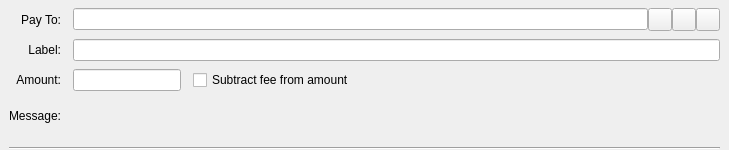
<?xml version="1.0" encoding="UTF-8"?>
<ui version="4.0">
 <class>SendCoinsEntry</class>
 <widget class="QStackedWidget" name="SendCoinsEntry">
  <property name="geometry">
   <rect>
    <x>0</x>
    <y>0</y>
    <width>729</width>
    <height>150</height>
   </rect>
  </property>
  <property name="focusPolicy">
   <enum>Qt::TabFocus</enum>
  </property>
  <property name="autoFillBackground">
   <bool>false</bool>
  </property>
  <widget class="QFrame" name="SendCoins">
   <property name="sizePolicy">
    <sizepolicy hsizetype="Preferred" vsizetype="Preferred">
     <horstretch>0</horstretch>
     <verstretch>0</verstretch>
    </sizepolicy>
   </property>
   <property name="frameShape">
    <enum>QFrame::NoFrame</enum>
   </property>
   <layout class="QGridLayout" name="gridLayout">
    <property name="topMargin">
     <number>8</number>
    </property>
    <property name="bottomMargin">
     <number>0</number>
    </property>
    <property name="horizontalSpacing">
     <number>12</number>
    </property>
    <property name="verticalSpacing">
     <number>8</number>
    </property>
    <item row="1" column="0">
     <widget class="QLabel" name="labelForLabel">
      <property name="text">
       <string>Label:</string>
      </property>
      <property name="alignment">
       <set>Qt::AlignRight|Qt::AlignTrailing|Qt::AlignVCenter</set>
      </property>
      <property name="buddy">
       <cstring>addAsLabel</cstring>
      </property>
     </widget>
    </item>
    <item row="3" column="0">
     <widget class="QLabel" name="messageLabel">
      <property name="text">
       <string>Message:</string>
      </property>
      <property name="alignment">
       <set>Qt::AlignRight|Qt::AlignTrailing|Qt::AlignVCenter</set>
      </property>
     </widget>
    </item>
    <item row="2" column="0">
     <widget class="QLabel" name="amountLabel">
      <property name="text">
       <string>Amount:</string>
      </property>
      <property name="alignment">
       <set>Qt::AlignRight|Qt::AlignTrailing|Qt::AlignVCenter</set>
      </property>
      <property name="buddy">
       <cstring>payAmount</cstring>
      </property>
     </widget>
    </item>
    <item row="2" column="1">
     <layout class="QHBoxLayout" name="horizontalLayoutForAmount" stretch="0,0,1">
      <item>
       <widget class="CoinAmountField" name="payAmount"/>
      </item>
      <item>
       <spacer name="horizontalSpacer">
        <property name="orientation">
         <enum>Qt::Horizontal</enum>
        </property>
        <property name="sizeHint" stdset="0">
         <size>
          <width>12</width>
          <height>2</height>
         </size>
        </property>
       </spacer>
      </item>
      <item>
       <widget class="QCheckBox" name="subtractFeeFromAmountCheckbox">
        <property name="text">
         <string>Subtract fee from amount</string>
        </property>
       </widget>
      </item>
     </layout>
    </item>
    <item row="6" column="0" colspan="2">
     <widget class="Line" name="horizontalLine">
      <property name="frameShadow">
       <enum>QFrame::Sunken</enum>
      </property>
      <property name="lineWidth">
       <number>1</number>
      </property>
      <property name="orientation">
       <enum>Qt::Horizontal</enum>
      </property>
     </widget>
    </item>
    <item row="0" column="0">
     <widget class="QLabel" name="payToLabel">
      <property name="text">
       <string>Pay To:</string>
      </property>
      <property name="alignment">
       <set>Qt::AlignRight|Qt::AlignTrailing|Qt::AlignVCenter</set>
      </property>
      <property name="buddy">
       <cstring>payTo</cstring>
      </property>
     </widget>
    </item>
    <item row="1" column="1">
     <widget class="QLineEdit" name="addAsLabel">
      <property name="toolTip">
       <string>Enter a label for this address to add it to the list of used addresses</string>
      </property>
     </widget>
    </item>
    <item row="0" column="1">
     <layout class="QHBoxLayout" name="payToLayout">
      <property name="spacing">
       <number>0</number>
      </property>
      <item>
       <widget class="QValidatedLineEdit" name="payTo">
        <property name="toolTip">
         <string>The Dogecoin address to send the payment to</string>
        </property>
       </widget>
      </item>
      <item>
       <widget class="QToolButton" name="addressBookButton">
        <property name="toolTip">
         <string>Choose previously used address</string>
        </property>
        <property name="text">
         <string notr="true"/>
        </property>
        <property name="icon">
         <iconset resource="../dogecoin.qrc">
          <normaloff>:/icons/address-book</normaloff>:/icons/address-book</iconset>
        </property>
       </widget>
      </item>
      <item>
       <widget class="QToolButton" name="pasteButton">
        <property name="toolTip">
         <string>Paste address from clipboard</string>
        </property>
        <property name="text">
         <string/>
        </property>
        <property name="icon">
         <iconset resource="../dogecoin.qrc">
          <normaloff>:/icons/editpaste</normaloff>:/icons/editpaste</iconset>
        </property>
       </widget>
      </item>
      <item>
       <widget class="QToolButton" name="deleteButton">
        <property name="toolTip">
         <string>Remove this entry</string>
        </property>
        <property name="text">
         <string/>
        </property>
        <property name="icon">
         <iconset resource="../dogecoin.qrc">
          <normaloff>:/icons/remove</normaloff>:/icons/remove</iconset>
        </property>
       </widget>
      </item>
     </layout>
    </item>
    <item row="3" column="1">
     <widget class="QLabel" name="paymentMessageText">
      <property name="toolTip">
       <string>A message that was attached to the dogecoin: URI which will be stored with the transaction. This message will not be sent over the network</string>
      </property>
      <property name="textFormat">
       <enum>Qt::PlainText</enum>
      </property>
     </widget>
    </item>
    <item row="4" column="1">
     <spacer name="vSpacerBeforeHLine">
      <property name="orientation">
       <enum>Qt::Vertical</enum>
      </property>
      <property name="sizeType">
       <enum>QSizePolicy::Fixed</enum>
      </property>
      <property name="sizeHint" stdset="0">
       <size>
        <width>6</width>
        <height>6</height>
       </size>
      </property>
     </spacer>
    </item>
   </layout>
  </widget>
  <widget class="QFrame" name="SendCoins_UnauthenticatedPaymentRequest">
   <property name="palette">
    <palette>
     <active>
      <colorrole role="WindowText">
       <brush brushstyle="SolidPattern">
        <color alpha="255">
         <red>0</red>
         <green>0</green>
         <blue>0</blue>
        </color>
       </brush>
      </colorrole>
      <colorrole role="Button">
       <brush brushstyle="SolidPattern">
        <color alpha="255">
         <red>255</red>
         <green>255</green>
         <blue>127</blue>
        </color>
       </brush>
      </colorrole>
      <colorrole role="Light">
       <brush brushstyle="SolidPattern">
        <color alpha="255">
         <red>255</red>
         <green>255</green>
         <blue>255</blue>
        </color>
       </brush>
      </colorrole>
      <colorrole role="Midlight">
       <brush brushstyle="SolidPattern">
        <color alpha="255">
         <red>255</red>
         <green>255</green>
         <blue>191</blue>
        </color>
       </brush>
      </colorrole>
      <colorrole role="Dark">
       <brush brushstyle="SolidPattern">
        <color alpha="255">
         <red>127</red>
         <green>127</green>
         <blue>63</blue>
        </color>
       </brush>
      </colorrole>
      <colorrole role="Mid">
       <brush brushstyle="SolidPattern">
        <color alpha="255">
         <red>170</red>
         <green>170</green>
         <blue>84</blue>
        </color>
       </brush>
      </colorrole>
      <colorrole role="Text">
       <brush brushstyle="SolidPattern">
        <color alpha="255">
         <red>0</red>
         <green>0</green>
         <blue>0</blue>
        </color>
       </brush>
      </colorrole>
      <colorrole role="BrightText">
       <brush brushstyle="SolidPattern">
        <color alpha="255">
         <red>255</red>
         <green>255</green>
         <blue>255</blue>
        </color>
       </brush>
      </colorrole>
      <colorrole role="ButtonText">
       <brush brushstyle="SolidPattern">
        <color alpha="255">
         <red>0</red>
         <green>0</green>
         <blue>0</blue>
        </color>
       </brush>
      </colorrole>
      <colorrole role="Base">
       <brush brushstyle="SolidPattern">
        <color alpha="255">
         <red>255</red>
         <green>255</green>
         <blue>255</blue>
        </color>
       </brush>
      </colorrole>
      <colorrole role="Window">
       <brush brushstyle="SolidPattern">
        <color alpha="255">
         <red>255</red>
         <green>255</green>
         <blue>127</blue>
        </color>
       </brush>
      </colorrole>
      <colorrole role="Shadow">
       <brush brushstyle="SolidPattern">
        <color alpha="255">
         <red>0</red>
         <green>0</green>
         <blue>0</blue>
        </color>
       </brush>
      </colorrole>
      <colorrole role="AlternateBase">
       <brush brushstyle="SolidPattern">
        <color alpha="255">
         <red>255</red>
         <green>255</green>
         <blue>191</blue>
        </color>
       </brush>
      </colorrole>
      <colorrole role="ToolTipBase">
       <brush brushstyle="SolidPattern">
        <color alpha="255">
         <red>255</red>
         <green>255</green>
         <blue>220</blue>
        </color>
       </brush>
      </colorrole>
      <colorrole role="ToolTipText">
       <brush brushstyle="SolidPattern">
        <color alpha="255">
         <red>0</red>
         <green>0</green>
         <blue>0</blue>
        </color>
       </brush>
      </colorrole>
     </active>
     <inactive>
      <colorrole role="WindowText">
       <brush brushstyle="SolidPattern">
        <color alpha="255">
         <red>0</red>
         <green>0</green>
         <blue>0</blue>
        </color>
       </brush>
      </colorrole>
      <colorrole role="Button">
       <brush brushstyle="SolidPattern">
        <color alpha="255">
         <red>255</red>
         <green>255</green>
         <blue>127</blue>
        </color>
       </brush>
      </colorrole>
      <colorrole role="Light">
       <brush brushstyle="SolidPattern">
        <color alpha="255">
         <red>255</red>
         <green>255</green>
         <blue>255</blue>
        </color>
       </brush>
      </colorrole>
      <colorrole role="Midlight">
       <brush brushstyle="SolidPattern">
        <color alpha="255">
         <red>255</red>
         <green>255</green>
         <blue>191</blue>
        </color>
       </brush>
      </colorrole>
      <colorrole role="Dark">
       <brush brushstyle="SolidPattern">
        <color alpha="255">
         <red>127</red>
         <green>127</green>
         <blue>63</blue>
        </color>
       </brush>
      </colorrole>
      <colorrole role="Mid">
       <brush brushstyle="SolidPattern">
        <color alpha="255">
         <red>170</red>
         <green>170</green>
         <blue>84</blue>
        </color>
       </brush>
      </colorrole>
      <colorrole role="Text">
       <brush brushstyle="SolidPattern">
        <color alpha="255">
         <red>0</red>
         <green>0</green>
         <blue>0</blue>
        </color>
       </brush>
      </colorrole>
      <colorrole role="BrightText">
       <brush brushstyle="SolidPattern">
        <color alpha="255">
         <red>255</red>
         <green>255</green>
         <blue>255</blue>
        </color>
       </brush>
      </colorrole>
      <colorrole role="ButtonText">
       <brush brushstyle="SolidPattern">
        <color alpha="255">
         <red>0</red>
         <green>0</green>
         <blue>0</blue>
        </color>
       </brush>
      </colorrole>
      <colorrole role="Base">
       <brush brushstyle="SolidPattern">
        <color alpha="255">
         <red>255</red>
         <green>255</green>
         <blue>255</blue>
        </color>
       </brush>
      </colorrole>
      <colorrole role="Window">
       <brush brushstyle="SolidPattern">
        <color alpha="255">
         <red>255</red>
         <green>255</green>
         <blue>127</blue>
        </color>
       </brush>
      </colorrole>
      <colorrole role="Shadow">
       <brush brushstyle="SolidPattern">
        <color alpha="255">
         <red>0</red>
         <green>0</green>
         <blue>0</blue>
        </color>
       </brush>
      </colorrole>
      <colorrole role="AlternateBase">
       <brush brushstyle="SolidPattern">
        <color alpha="255">
         <red>255</red>
         <green>255</green>
         <blue>191</blue>
        </color>
       </brush>
      </colorrole>
      <colorrole role="ToolTipBase">
       <brush brushstyle="SolidPattern">
        <color alpha="255">
         <red>255</red>
         <green>255</green>
         <blue>220</blue>
        </color>
       </brush>
      </colorrole>
      <colorrole role="ToolTipText">
       <brush brushstyle="SolidPattern">
        <color alpha="255">
         <red>0</red>
         <green>0</green>
         <blue>0</blue>
        </color>
       </brush>
      </colorrole>
     </inactive>
     <disabled>
      <colorrole role="WindowText">
       <brush brushstyle="SolidPattern">
        <color alpha="255">
         <red>127</red>
         <green>127</green>
         <blue>63</blue>
        </color>
       </brush>
      </colorrole>
      <colorrole role="Button">
       <brush brushstyle="SolidPattern">
        <color alpha="255">
         <red>255</red>
         <green>255</green>
         <blue>127</blue>
        </color>
       </brush>
      </colorrole>
      <colorrole role="Light">
       <brush brushstyle="SolidPattern">
        <color alpha="255">
         <red>255</red>
         <green>255</green>
         <blue>255</blue>
        </color>
       </brush>
      </colorrole>
      <colorrole role="Midlight">
       <brush brushstyle="SolidPattern">
        <color alpha="255">
         <red>255</red>
         <green>255</green>
         <blue>191</blue>
        </color>
       </brush>
      </colorrole>
      <colorrole role="Dark">
       <brush brushstyle="SolidPattern">
        <color alpha="255">
         <red>127</red>
         <green>127</green>
         <blue>63</blue>
        </color>
       </brush>
      </colorrole>
      <colorrole role="Mid">
       <brush brushstyle="SolidPattern">
        <color alpha="255">
         <red>170</red>
         <green>170</green>
         <blue>84</blue>
        </color>
       </brush>
      </colorrole>
      <colorrole role="Text">
       <brush brushstyle="SolidPattern">
        <color alpha="255">
         <red>127</red>
         <green>127</green>
         <blue>63</blue>
        </color>
       </brush>
      </colorrole>
      <colorrole role="BrightText">
       <brush brushstyle="SolidPattern">
        <color alpha="255">
         <red>255</red>
         <green>255</green>
         <blue>255</blue>
        </color>
       </brush>
      </colorrole>
      <colorrole role="ButtonText">
       <brush brushstyle="SolidPattern">
        <color alpha="255">
         <red>127</red>
         <green>127</green>
         <blue>63</blue>
        </color>
       </brush>
      </colorrole>
      <colorrole role="Base">
       <brush brushstyle="SolidPattern">
        <color alpha="255">
         <red>255</red>
         <green>255</green>
         <blue>127</blue>
        </color>
       </brush>
      </colorrole>
      <colorrole role="Window">
       <brush brushstyle="SolidPattern">
        <color alpha="255">
         <red>255</red>
         <green>255</green>
         <blue>127</blue>
        </color>
       </brush>
      </colorrole>
      <colorrole role="Shadow">
       <brush brushstyle="SolidPattern">
        <color alpha="255">
         <red>0</red>
         <green>0</green>
         <blue>0</blue>
        </color>
       </brush>
      </colorrole>
      <colorrole role="AlternateBase">
       <brush brushstyle="SolidPattern">
        <color alpha="255">
         <red>255</red>
         <green>255</green>
         <blue>127</blue>
        </color>
       </brush>
      </colorrole>
      <colorrole role="ToolTipBase">
       <brush brushstyle="SolidPattern">
        <color alpha="255">
         <red>255</red>
         <green>255</green>
         <blue>220</blue>
        </color>
       </brush>
      </colorrole>
      <colorrole role="ToolTipText">
       <brush brushstyle="SolidPattern">
        <color alpha="255">
         <red>0</red>
         <green>0</green>
         <blue>0</blue>
        </color>
       </brush>
      </colorrole>
     </disabled>
    </palette>
   </property>
   <property name="toolTip">
    <string>This is an unauthenticated payment request</string>
   </property>
   <property name="autoFillBackground">
    <bool>true</bool>
   </property>
   <property name="frameShape">
    <enum>QFrame::NoFrame</enum>
   </property>
   <layout class="QGridLayout" name="gridLayout_is">
    <property name="spacing">
     <number>12</number>
    </property>
    <item row="0" column="0">
     <widget class="QLabel" name="payToLabel_is">
      <property name="text">
       <string>Pay To:</string>
      </property>
      <property name="alignment">
       <set>Qt::AlignRight|Qt::AlignTrailing|Qt::AlignVCenter</set>
      </property>
     </widget>
    </item>
    <item row="0" column="1">
     <layout class="QHBoxLayout" name="payToLayout_is">
      <property name="spacing">
       <number>0</number>
      </property>
      <item>
       <widget class="QLabel" name="payTo_is"/>
      </item>
      <item>
       <widget class="QToolButton" name="deleteButton_is">
        <property name="toolTip">
         <string>Remove this entry</string>
        </property>
        <property name="text">
         <string/>
        </property>
        <property name="icon">
         <iconset resource="../dogecoin.qrc">
          <normaloff>:/icons/remove</normaloff>:/icons/remove</iconset>
        </property>
       </widget>
      </item>
     </layout>
    </item>
    <item row="1" column="0">
     <widget class="QLabel" name="memoLabel_is">
      <property name="text">
       <string>Memo:</string>
      </property>
      <property name="alignment">
       <set>Qt::AlignRight|Qt::AlignTrailing|Qt::AlignVCenter</set>
      </property>
     </widget>
    </item>
    <item row="1" column="1">
     <widget class="QLabel" name="memoTextLabel_is">
      <property name="textFormat">
       <enum>Qt::PlainText</enum>
      </property>
     </widget>
    </item>
    <item row="2" column="0">
     <widget class="QLabel" name="amountLabel_is">
      <property name="text">
       <string>Amount:</string>
      </property>
      <property name="alignment">
       <set>Qt::AlignRight|Qt::AlignTrailing|Qt::AlignVCenter</set>
      </property>
      <property name="buddy">
       <cstring>payAmount_is</cstring>
      </property>
     </widget>
    </item>
    <item row="2" column="1">
     <widget class="CoinAmountField" name="payAmount_is">
      <property name="acceptDrops">
       <bool>false</bool>
      </property>
     </widget>
    </item>
   </layout>
  </widget>
  <widget class="QFrame" name="SendCoins_AuthenticatedPaymentRequest">
   <property name="palette">
    <palette>
     <active>
      <colorrole role="WindowText">
       <brush brushstyle="SolidPattern">
        <color alpha="255">
         <red>0</red>
         <green>0</green>
         <blue>0</blue>
        </color>
       </brush>
      </colorrole>
      <colorrole role="Button">
       <brush brushstyle="SolidPattern">
        <color alpha="255">
         <red>140</red>
         <green>232</green>
         <blue>119</blue>
        </color>
       </brush>
      </colorrole>
      <colorrole role="Light">
       <brush brushstyle="SolidPattern">
        <color alpha="255">
         <red>230</red>
         <green>255</green>
         <blue>224</blue>
        </color>
       </brush>
      </colorrole>
      <colorrole role="Midlight">
       <brush brushstyle="SolidPattern">
        <color alpha="255">
         <red>185</red>
         <green>243</green>
         <blue>171</blue>
        </color>
       </brush>
      </colorrole>
      <colorrole role="Dark">
       <brush brushstyle="SolidPattern">
        <color alpha="255">
         <red>70</red>
         <green>116</green>
         <blue>59</blue>
        </color>
       </brush>
      </colorrole>
      <colorrole role="Mid">
       <brush brushstyle="SolidPattern">
        <color alpha="255">
         <red>93</red>
         <green>155</green>
         <blue>79</blue>
        </color>
       </brush>
      </colorrole>
      <colorrole role="Text">
       <brush brushstyle="SolidPattern">
        <color alpha="255">
         <red>0</red>
         <green>0</green>
         <blue>0</blue>
        </color>
       </brush>
      </colorrole>
      <colorrole role="BrightText">
       <brush brushstyle="SolidPattern">
        <color alpha="255">
         <red>155</red>
         <green>255</green>
         <blue>147</blue>
        </color>
       </brush>
      </colorrole>
      <colorrole role="ButtonText">
       <brush brushstyle="SolidPattern">
        <color alpha="255">
         <red>0</red>
         <green>0</green>
         <blue>0</blue>
        </color>
       </brush>
      </colorrole>
      <colorrole role="Base">
       <brush brushstyle="SolidPattern">
        <color alpha="255">
         <red>119</red>
         <green>255</green>
         <blue>233</blue>
        </color>
       </brush>
      </colorrole>
      <colorrole role="Window">
       <brush brushstyle="SolidPattern">
        <color alpha="255">
         <red>140</red>
         <green>232</green>
         <blue>119</blue>
        </color>
       </brush>
      </colorrole>
      <colorrole role="Shadow">
       <brush brushstyle="SolidPattern">
        <color alpha="255">
         <red>0</red>
         <green>0</green>
         <blue>0</blue>
        </color>
       </brush>
      </colorrole>
      <colorrole role="AlternateBase">
       <brush brushstyle="SolidPattern">
        <color alpha="255">
         <red>197</red>
         <green>243</green>
         <blue>187</blue>
        </color>
       </brush>
      </colorrole>
      <colorrole role="NoRole">
       <brush brushstyle="SolidPattern">
        <color alpha="255">
         <red>125</red>
         <green>194</green>
         <blue>122</blue>
        </color>
       </brush>
      </colorrole>
      <colorrole role="ToolTipBase">
       <brush brushstyle="SolidPattern">
        <color alpha="255">
         <red>255</red>
         <green>255</green>
         <blue>220</blue>
        </color>
       </brush>
      </colorrole>
      <colorrole role="ToolTipText">
       <brush brushstyle="SolidPattern">
        <color alpha="255">
         <red>0</red>
         <green>0</green>
         <blue>0</blue>
        </color>
       </brush>
      </colorrole>
     </active>
     <inactive>
      <colorrole role="WindowText">
       <brush brushstyle="SolidPattern">
        <color alpha="255">
         <red>0</red>
         <green>0</green>
         <blue>0</blue>
        </color>
       </brush>
      </colorrole>
      <colorrole role="Button">
       <brush brushstyle="SolidPattern">
        <color alpha="255">
         <red>140</red>
         <green>232</green>
         <blue>119</blue>
        </color>
       </brush>
      </colorrole>
      <colorrole role="Light">
       <brush brushstyle="SolidPattern">
        <color alpha="255">
         <red>230</red>
         <green>255</green>
         <blue>224</blue>
        </color>
       </brush>
      </colorrole>
      <colorrole role="Midlight">
       <brush brushstyle="SolidPattern">
        <color alpha="255">
         <red>185</red>
         <green>243</green>
         <blue>171</blue>
        </color>
       </brush>
      </colorrole>
      <colorrole role="Dark">
       <brush brushstyle="SolidPattern">
        <color alpha="255">
         <red>70</red>
         <green>116</green>
         <blue>59</blue>
        </color>
       </brush>
      </colorrole>
      <colorrole role="Mid">
       <brush brushstyle="SolidPattern">
        <color alpha="255">
         <red>93</red>
         <green>155</green>
         <blue>79</blue>
        </color>
       </brush>
      </colorrole>
      <colorrole role="Text">
       <brush brushstyle="SolidPattern">
        <color alpha="255">
         <red>0</red>
         <green>0</green>
         <blue>0</blue>
        </color>
       </brush>
      </colorrole>
      <colorrole role="BrightText">
       <brush brushstyle="SolidPattern">
        <color alpha="255">
         <red>155</red>
         <green>255</green>
         <blue>147</blue>
        </color>
       </brush>
      </colorrole>
      <colorrole role="ButtonText">
       <brush brushstyle="SolidPattern">
        <color alpha="255">
         <red>0</red>
         <green>0</green>
         <blue>0</blue>
        </color>
       </brush>
      </colorrole>
      <colorrole role="Base">
       <brush brushstyle="SolidPattern">
        <color alpha="255">
         <red>119</red>
         <green>255</green>
         <blue>233</blue>
        </color>
       </brush>
      </colorrole>
      <colorrole role="Window">
       <brush brushstyle="SolidPattern">
        <color alpha="255">
         <red>140</red>
         <green>232</green>
         <blue>119</blue>
        </color>
       </brush>
      </colorrole>
      <colorrole role="Shadow">
       <brush brushstyle="SolidPattern">
        <color alpha="255">
         <red>0</red>
         <green>0</green>
         <blue>0</blue>
        </color>
       </brush>
      </colorrole>
      <colorrole role="AlternateBase">
       <brush brushstyle="SolidPattern">
        <color alpha="255">
         <red>197</red>
         <green>243</green>
         <blue>187</blue>
        </color>
       </brush>
      </colorrole>
      <colorrole role="NoRole">
       <brush brushstyle="SolidPattern">
        <color alpha="255">
         <red>125</red>
         <green>194</green>
         <blue>122</blue>
        </color>
       </brush>
      </colorrole>
      <colorrole role="ToolTipBase">
       <brush brushstyle="SolidPattern">
        <color alpha="255">
         <red>255</red>
         <green>255</green>
         <blue>220</blue>
        </color>
       </brush>
      </colorrole>
      <colorrole role="ToolTipText">
       <brush brushstyle="SolidPattern">
        <color alpha="255">
         <red>0</red>
         <green>0</green>
         <blue>0</blue>
        </color>
       </brush>
      </colorrole>
     </inactive>
     <disabled>
      <colorrole role="WindowText">
       <brush brushstyle="SolidPattern">
        <color alpha="255">
         <red>70</red>
         <green>116</green>
         <blue>59</blue>
        </color>
       </brush>
      </colorrole>
      <colorrole role="Button">
       <brush brushstyle="SolidPattern">
        <color alpha="255">
         <red>140</red>
         <green>232</green>
         <blue>119</blue>
        </color>
       </brush>
      </colorrole>
      <colorrole role="Light">
       <brush brushstyle="SolidPattern">
        <color alpha="255">
         <red>230</red>
         <green>255</green>
         <blue>224</blue>
        </color>
       </brush>
      </colorrole>
      <colorrole role="Midlight">
       <brush brushstyle="SolidPattern">
        <color alpha="255">
         <red>185</red>
         <green>243</green>
         <blue>171</blue>
        </color>
       </brush>
      </colorrole>
      <colorrole role="Dark">
       <brush brushstyle="SolidPattern">
        <color alpha="255">
         <red>70</red>
         <green>116</green>
         <blue>59</blue>
        </color>
       </brush>
      </colorrole>
      <colorrole role="Mid">
       <brush brushstyle="SolidPattern">
        <color alpha="255">
         <red>93</red>
         <green>155</green>
         <blue>79</blue>
        </color>
       </brush>
      </colorrole>
      <colorrole role="Text">
       <brush brushstyle="SolidPattern">
        <color alpha="255">
         <red>70</red>
         <green>116</green>
         <blue>59</blue>
        </color>
       </brush>
      </colorrole>
      <colorrole role="BrightText">
       <brush brushstyle="SolidPattern">
        <color alpha="255">
         <red>155</red>
         <green>255</green>
         <blue>147</blue>
        </color>
       </brush>
      </colorrole>
      <colorrole role="ButtonText">
       <brush brushstyle="SolidPattern">
        <color alpha="255">
         <red>70</red>
         <green>116</green>
         <blue>59</blue>
        </color>
       </brush>
      </colorrole>
      <colorrole role="Base">
       <brush brushstyle="SolidPattern">
        <color alpha="255">
         <red>140</red>
         <green>232</green>
         <blue>119</blue>
        </color>
       </brush>
      </colorrole>
      <colorrole role="Window">
       <brush brushstyle="SolidPattern">
        <color alpha="255">
         <red>140</red>
         <green>232</green>
         <blue>119</blue>
        </color>
       </brush>
      </colorrole>
      <colorrole role="Shadow">
       <brush brushstyle="SolidPattern">
        <color alpha="255">
         <red>0</red>
         <green>0</green>
         <blue>0</blue>
        </color>
       </brush>
      </colorrole>
      <colorrole role="AlternateBase">
       <brush brushstyle="SolidPattern">
        <color alpha="255">
         <red>140</red>
         <green>232</green>
         <blue>119</blue>
        </color>
       </brush>
      </colorrole>
      <colorrole role="NoRole">
       <brush brushstyle="SolidPattern">
        <color alpha="255">
         <red>125</red>
         <green>194</green>
         <blue>122</blue>
        </color>
       </brush>
      </colorrole>
      <colorrole role="ToolTipBase">
       <brush brushstyle="SolidPattern">
        <color alpha="255">
         <red>255</red>
         <green>255</green>
         <blue>220</blue>
        </color>
       </brush>
      </colorrole>
      <colorrole role="ToolTipText">
       <brush brushstyle="SolidPattern">
        <color alpha="255">
         <red>0</red>
         <green>0</green>
         <blue>0</blue>
        </color>
       </brush>
      </colorrole>
     </disabled>
    </palette>
   </property>
   <property name="toolTip">
    <string>This is an authenticated payment request</string>
   </property>
   <property name="autoFillBackground">
    <bool>true</bool>
   </property>
   <property name="frameShape">
    <enum>QFrame::NoFrame</enum>
   </property>
   <layout class="QGridLayout" name="gridLayout_s">
    <property name="spacing">
     <number>12</number>
    </property>
    <item row="0" column="0">
     <widget class="QLabel" name="payToLabel_s">
      <property name="text">
       <string>Pay To:</string>
      </property>
      <property name="alignment">
       <set>Qt::AlignRight|Qt::AlignTrailing|Qt::AlignVCenter</set>
      </property>
     </widget>
    </item>
    <item row="0" column="1">
     <layout class="QHBoxLayout" name="payToLayout_s">
      <property name="spacing">
       <number>0</number>
      </property>
      <item>
       <widget class="QLabel" name="payTo_s">
        <property name="textFormat">
         <enum>Qt::PlainText</enum>
        </property>
       </widget>
      </item>
      <item>
       <widget class="QToolButton" name="deleteButton_s">
        <property name="toolTip">
         <string>Remove this entry</string>
        </property>
        <property name="text">
         <string/>
        </property>
        <property name="icon">
         <iconset resource="../dogecoin.qrc">
          <normaloff>:/icons/remove</normaloff>:/icons/remove</iconset>
        </property>
       </widget>
      </item>
     </layout>
    </item>
    <item row="1" column="0">
     <widget class="QLabel" name="memoLabel_s">
      <property name="text">
       <string>Memo:</string>
      </property>
      <property name="alignment">
       <set>Qt::AlignRight|Qt::AlignTrailing|Qt::AlignVCenter</set>
      </property>
     </widget>
    </item>
    <item row="1" column="1">
     <widget class="QLabel" name="memoTextLabel_s">
      <property name="textFormat">
       <enum>Qt::PlainText</enum>
      </property>
     </widget>
    </item>
    <item row="2" column="0">
     <widget class="QLabel" name="amountLabel_s">
      <property name="text">
       <string>Amount:</string>
      </property>
      <property name="alignment">
       <set>Qt::AlignRight|Qt::AlignTrailing|Qt::AlignVCenter</set>
      </property>
      <property name="buddy">
       <cstring>payAmount_s</cstring>
      </property>
     </widget>
    </item>
    <item row="2" column="1">
     <widget class="CoinAmountField" name="payAmount_s">
      <property name="acceptDrops">
       <bool>false</bool>
      </property>
     </widget>
    </item>
   </layout>
  </widget>
 </widget>
 <customwidgets>
  <customwidget>
   <class>QValidatedLineEdit</class>
   <extends>QLineEdit</extends>
   <header>qvalidatedlineedit.h</header>
  </customwidget>
  <customwidget>
   <class>CoinAmountField</class>
   <extends>QLineEdit</extends>
   <header>coinamountfield.h</header>
   <container>1</container>
  </customwidget>
 </customwidgets>
 <tabstops>
  <tabstop>payTo</tabstop>
  <tabstop>addressBookButton</tabstop>
  <tabstop>pasteButton</tabstop>
  <tabstop>deleteButton</tabstop>
  <tabstop>addAsLabel</tabstop>
  <tabstop>payAmount</tabstop>
  <tabstop>payAmount_is</tabstop>
  <tabstop>deleteButton_is</tabstop>
  <tabstop>payAmount_s</tabstop>
  <tabstop>deleteButton_s</tabstop>
 </tabstops>
 <resources>
  <include location="../dogecoin.qrc"/>
 </resources>
 <connections/>
</ui>
